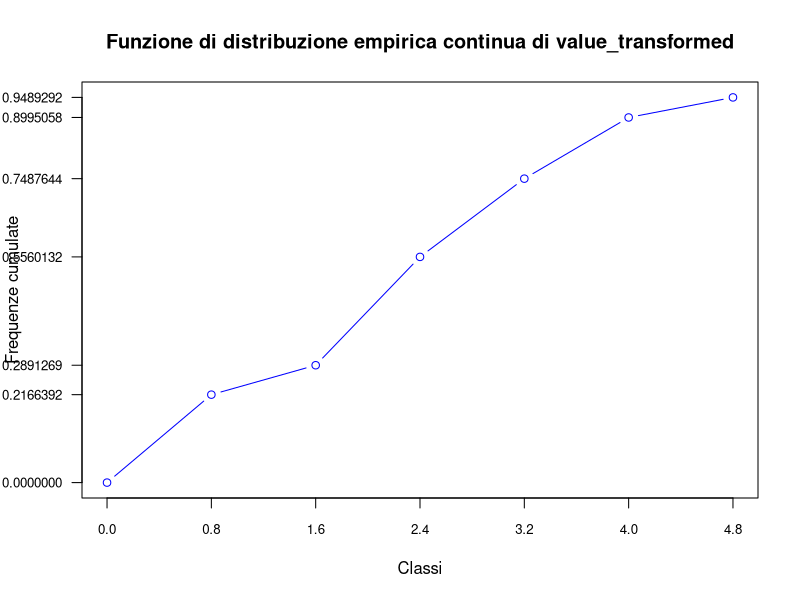
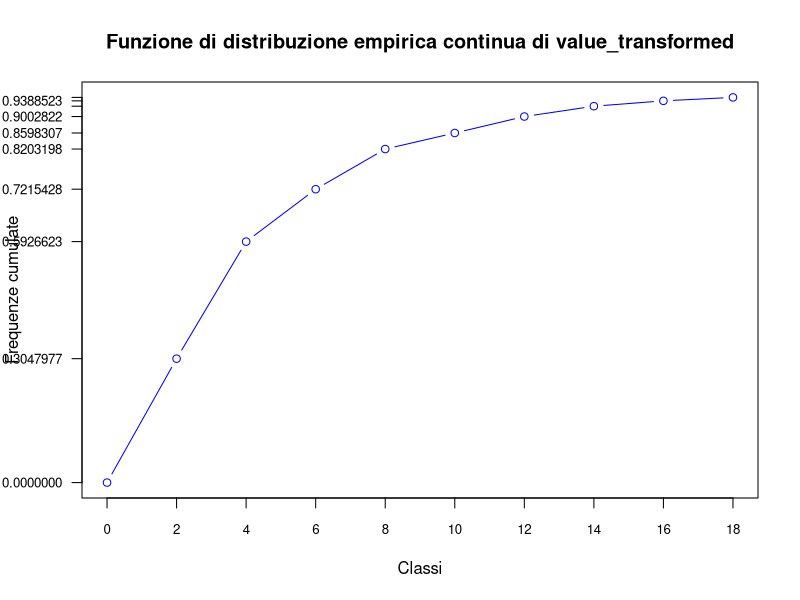

Reproduce these figures in R, in order.
library(dplyr)
library(readxl)

data <- read_xlsx("Mortality.xlsx")
names(data)[names(data) == "Variable"] <- "Kind of death"

summary(data)

data_infant <- read_xlsx("Infant_Mortality.xlsx")

# Definizione della funzione di mapping
map_values <- function(value, measure) {
  # Utilizziamo case_when per operare su vettori di valori
  mapped_value <- case_when(
    measure == "Deaths per 100 000 live births" ~ value * 1000 / 100000,
    measure == "Deaths per 1 000 live births" ~ value,
    TRUE ~ NA_real_  # Restituiamo NA se nessuna delle condizioni è soddisfatta
  )
  return(mapped_value)
}

data_infant$Value_transformed = data_infant$Value

# Applica la funzione di mapping al dataframe
mapped_data <- data_infant %>%
  mutate(Value_transformed = map_values(Value_transformed, Measure))

# Visualizza i risultati
print(mapped_data)

to_plot <- mapped_data[!is.na(mapped_data$Value_transformed), ]

map_region <- function(df) {
  eu_countries <- c("Austria", "Belgium", "Bulgaria", "Croatia", "Cyprus", 
                    "Czech Republic", "Denmark", "Estonia", "Finland", 
                    "France", "Germany", "Greece", "Hungary", "Ireland", 
                    "Italy", "Latvia", "Lithuania", "Luxembourg", "Malta", 
                    "Netherlands", "Poland", "Portugal", "Romania", "Slovakia", 
                    "Slovenia", "Spain", "Sweden")
  
  df %>% mutate(Region = ifelse(Country %in% eu_countries, "EU", "Non-EU"))
}

to_plot_EU_extraEU<- map_region(to_plot)

##############
# Distribuzione Cumulativa Continua dati EU

to_plot_EU <- to_plot_EU_extraEU[to_plot_EU_extraEU$Region == "EU", ]

percentile_95 <- quantile(to_plot_EU$Value_transformed, 0.95, na.rm = TRUE)
k = 0.8
intervals <- seq(0, max(percentile_95, na.rm = TRUE),by = k)
FcumValueTransformed <- cumsum(table(cut(to_plot_EU$Value_transformed,
                                          breaks=intervals, right=FALSE)))/length(to_plot_EU$Value_transformed)
FcumValueTransformed<-c(0,FcumValueTransformed)

plot(intervals, FcumValueTransformed, type="b", axes=FALSE,
     main="Funzione di distribuzione empirica continua di value_transformed",
     col="blue",xlab="Classi",ylab="Frequenze cumulate")
axis(1, intervals, cex.axis=0.8)
axis(2, FcumValueTransformed, cex.axis=0.80,las = 1)
box()

##############
# Distribuzione Cumulativa Continua dati Non UE
to_plot_NonEU <- to_plot_EU_extraEU[to_plot_EU_extraEU$Region == "Non-EU", ]

percentile_95 <- quantile(to_plot_NonEU$Value_transformed, 0.95, na.rm = TRUE)
k = 2
intervals <- seq(0, max(percentile_95, na.rm = TRUE),by = k)
FcumValueTransformed <- cumsum(table(cut(to_plot_NonEU$Value_transformed,
                                         breaks=intervals, right=FALSE)))/length(to_plot_NonEU$Value_transformed)
FcumValueTransformed<-c(0,FcumValueTransformed)

plot(intervals, FcumValueTransformed, type="b", axes=FALSE,
     main="Funzione di distribuzione empirica continua di value_transformed",
     col="blue",xlab="Classi",ylab="Frequenze cumulate")
axis(1, intervals, cex.axis=0.8)
axis(2, FcumValueTransformed, cex.axis=0.80,las = 1)
box()

#VALUTARE SE FARE LA DISTRIBUZIONE DISCRETA INVECE CHE CONTINUA